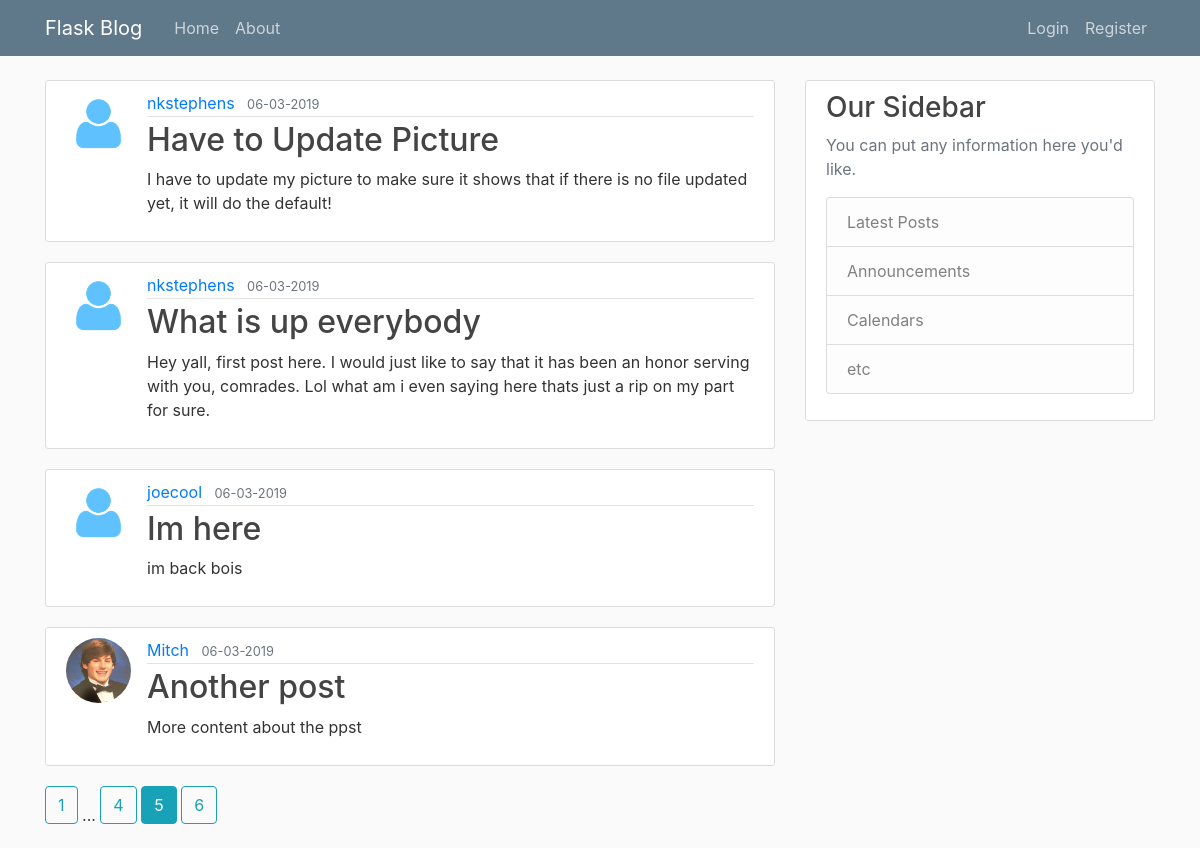
/home?page=5, run on the app's committed database.
### flaskblog/models.py (models this page shows, shortened)
class Post(db.Model):
	id = db.Column(db.Integer, primary_key=True)
	title = db.Column(db.String(100), nullable=False)
	date_posted = db.Column(db.DateTime, nullable=False, default=datetime.utcnow)
	content = db.Column(db.Text, nullable=False)
	user_id = db.Column(db.Integer, db.ForeignKey('user.id'), nullable=False)

class User(db.Model, UserMixin):
	id = db.Column(db.Integer, primary_key=True)
	username = db.Column(db.String(20), unique=True, nullable=False)
	email = db.Column(db.String(120), unique=True, nullable=False)
	image_file = db.Column(db.String(20), nullable=False, default='default.png')
	password = db.Column(db.String(60), nullable=False)
	posts = db.relationship('Post', backref='author', lazy=True)

### flaskblog/main/routes.py (the view)
@main.route("/")
@main.route("/home")
def home():
    page = request.args.get('page', 1, type=int)
    posts = Post.query.order_by(Post.date_posted.desc()).paginate(page=page, per_page=4)
    return render_template('home.html', posts=posts)

### flaskblog/templates/home.html
{% extends "layout.html" %}
{% block content %}
    {% for post in posts.items %}
        <article class="media content-section">
          <img class="rounded-circle article-img" src="{{ url_for('static', filename='profile_pics/' + post.author.image_file) }}">
          <div class="media-body">
              <div class="article-metadata">
                <a class="mr-2" href="{{ url_for('users.user_posts', username=post.author.username) }}">{{ post.author.username }}</a>
                <small class="text-muted">{{ post.date_posted.strftime('%m-%d-%Y') }}</small>
              </div>
            <h2><a class="article-title" href="{{url_for('posts.post', post_id=post.id)}}">{{ post.title }}</a></h2>
            <p class="article-content">{{ post.content }}</p>
          </div>
        </article>
    {% endfor %}
    {% for page_num in posts.iter_pages(left_edge=1, right_edge=1, left_current=1, right_current=2 ) %}
      {% if page_num %}
        {% if posts.page == page_num %}
          <a class='btn btn-info mb-4' href="{{url_for('main.home', page=page_num)}}">{{ page_num }}</a>
        {% else %}
          <a class='btn btn-outline-info mb-4' href="{{url_for('main.home', page=page_num)}}">{{ page_num }}</a>
        {% endif %}
      {% else %}
        ...
      {% endif %}
    {% endfor %}
{% endblock content %}

### flaskblog/static/main.css (style rules this page uses)
body { background: #fafafa; color: #333333; margin-top: 5rem; }
h1, h2, h3, h4, h5, h6 { color: #444444; }
.content-section { background: #ffffff; padding: 10px 20px; border: 1px solid #dddddd; border-radius: 3px; margin-bottom: 20px; }
.article-title { color: #444444; }
.article-content { white-space: pre-line; }
.article-img { height: 65px; width: 65px; margin-right: 16px; }
.article-metadata { padding-bottom: 1px; margin-bottom: 4px; border-bottom: 1px solid #e3e3e3 }

### data on the page
Post: image_file (picture), author.username "nkstephens", date_posted "06-03-2019", title "Have to Update Picture", content "I have to update my picture to make sure it shows that if there is no file updated yet, it will do the default!"
Post: image_file (picture), author.username "nkstephens", date_posted "06-03-2019", title "What is up everybody", content "Hey yall, first post here. I would just like to say that it has been an honor serving with you, comrades. Lol what am i even saying here thats just a rip on my part for sure."
Post: image_file (picture), author.username "joecool", date_posted "06-03-2019", title "Im here", content "im back bois"
Post: image_file (picture), author.username "Mitch", date_posted "06-03-2019", title "Another post", content "More content about the ppst"

### other printed values
{{ page_num }} "1" "4" "6"
{{ page_num }} "5"
